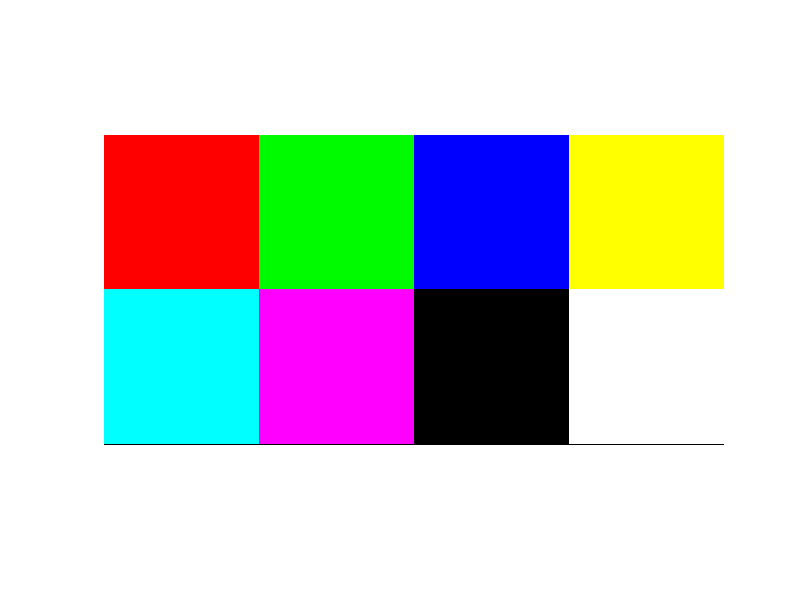

Write the MATLAB code that produced this figure.
clc
% clear all
close all
a(:,:,1)=255*ones(100,100);
a(:,:,2)=0*ones(100,100);
a(:,:,3)=0*ones(100,100);

b(:,:,1)=0*ones(100,100);
b(:,:,2)=250*ones(100,100);
b(:,:,3)=0*ones(100,100);

c(:,:,1)=0*ones(100,100);
c(:,:,2)=0*ones(100,100);
c(:,:,3)=255*ones(100,100);

d(:,:,1)=255*ones(100,100);
d(:,:,2)=255*ones(100,100);
d(:,:,3)=0*ones(100,100);

e(:,:,1)=0*ones(100,100);
e(:,:,2)=255*ones(100,100);
e(:,:,3)=255*ones(100,100);

f(:,:,1)=255*ones(100,100);
f(:,:,2)=0*ones(100,100);
f(:,:,3)=255*ones(100,100);

g(:,:,1)=0*ones(100,100);
g(:,:,2)=0*ones(100,100);
g(:,:,3)=0*ones(100,100);

h(:,:,1)=255*ones(100,100);
h(:,:,2)=255*ones(100,100);
h(:,:,3)=255*ones(100,100);

im=[a,b,c,d;e,f,g,h];
imshow(uint8(im))
